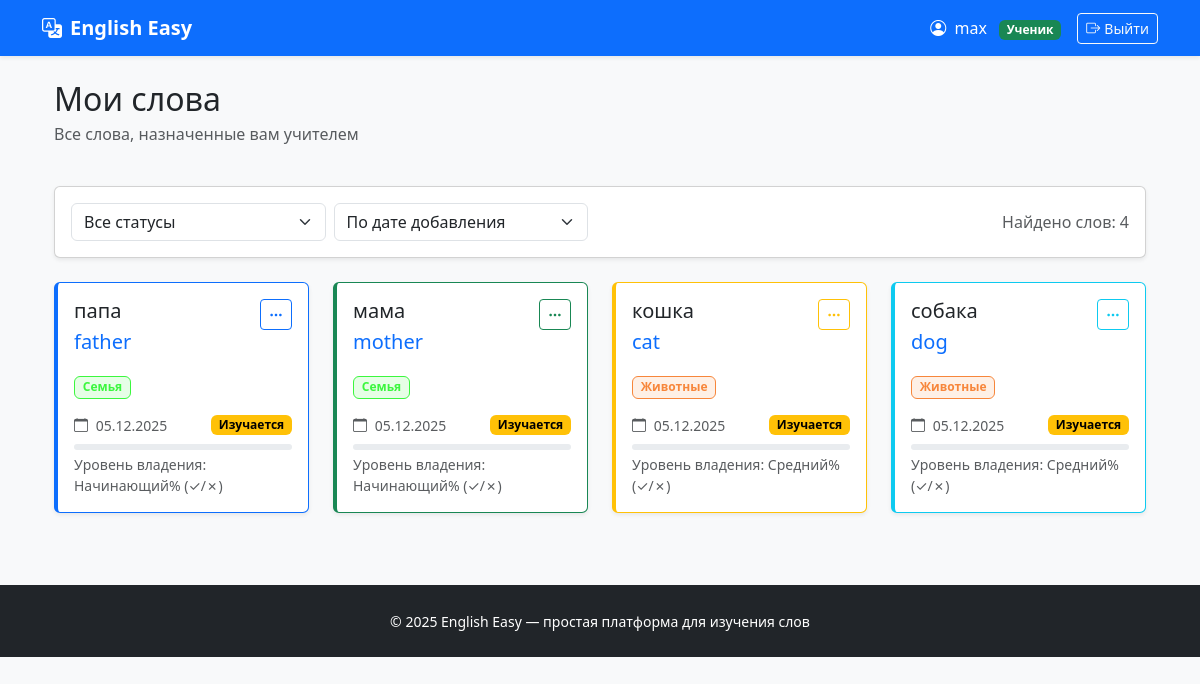
/vocabulary/student/words/ (signed in), run on the app's committed database.
### users/models.py (models this page shows, shortened)
class User(AbstractUser):
    ROLE_CHOICES = (
        ('teacher', 'Учитель'),
        ('student', 'Ученик'),
    )
    role = models.CharField(max_length=10, choices=ROLE_CHOICES, default='student')
    def is_teacher(self):
        return self.role == 'teacher'
    def is_student(self):
        return self.role == 'student'

### vocabulary/models.py (models this page shows, shortened)
class StudentWord(models.Model):
    STATUS_CHOICES = (
        ('new', 'Новое'),
        ('learning', 'Изучается'),
        ('review', 'Повторение'),
        ('completed', 'Изучено'),
    )
    student = models.ForeignKey(
        settings.AUTH_USER_MODEL,
        on_delete=models.CASCADE,
        related_name='assigned_words',
        limit_choices_to={'role': 'student'}
    )
    assigned_by = models.ForeignKey(
        settings.AUTH_USER_MODEL,
        on_delete=models.SET_NULL,
        null=True,
        blank=True,
        related_name='assigned_words_by_teacher',
        verbose_name="Назначено учителем"
    )
    word = models.ForeignKey('Word', on_delete=models.CASCADE)
    assigned_at = models.DateTimeField("Назначено", auto_now_add=True)
    status = models.CharField("Статус", max_length=10, choices=STATUS_CHOICES, default='new')
    times_seen = models.IntegerField("Показов слова", default=0)
    times_attempted = models.IntegerField("Попыток ответа", default=0)
    times_correct = models.IntegerField("Правильных ответов", default=0)
    times_wrong = models.IntegerField("Неправильных ответов", default=0)
    total_response_time = models.IntegerField("Общее время ответов (мс)", default=0)
    avg_response_time = models.FloatField("Среднее время ответа (мс)", default=0.0)
    current_streak = models.IntegerField("Текущая серия правильных", default=0)
    longest_streak = models.IntegerField("Лучшая серия правильных", default=0)
    last_correct_date = models.DateTimeField("Последний правильный ответ", null=True, blank=True)
    first_seen = models.DateTimeField("Первое знакомство", auto_now_add=True)
    last_interaction = models.DateTimeField("Последнее взаимодействие", auto_now=True)
    class Meta:
        unique_together = ('student', 'word')
        ordering = ['-assigned_at']
        verbose_name = "Назначенное слово"
        verbose_name_plural = "Назначенные слова"
    def get_accuracy_percentage(self):
        if self.times_attempted == 0:
            return 0
        return (self.times_correct / self.times_attempted) * 100
    def get_mastery_level(self):
        accuracy = self.get_accuracy_percentage()
        if self.times_attempted == 0:
            return "Не изучено"
        elif accuracy >= 90 and self.current_streak >= 5:
            return "Мастер"
        elif accuracy >= 80 and self.current_streak >= 3:
            return "Продвинутый"
        elif accuracy >= 70:
            return "Средний"
        elif accuracy >= 50:
            return "Начинающий"
        else:
            return "Новичок"

class Word(models.Model):
    russian = models.CharField("Русский", max_length=100)
    english = models.CharField("English", max_length=100)
    topic = models.ForeignKey(
        Topic,
        null=True,
        blank=True,
        on_delete=models.SET_NULL,
        related_name='words'
    )
    created_at = models.DateTimeField(auto_now_add=True)
    class Meta:
        unique_together = ('russian', 'english')
        ordering = ['russian']
        verbose_name = "Слово"
        verbose_name_plural = "Слова"

class Topic(models.Model):
    name = models.CharField("Название темы", max_length=100)
    color = models.CharField("Цвет (HEX)", max_length=7, default="#3B82F6")
    created_at = models.DateTimeField(auto_now_add=True)
    class Meta:
        ordering = ['name']
        verbose_name = "Тема"
        verbose_name_plural = "Темы"

### vocabulary/views.py (the view)
# urls.py: path('student/words/', views.student_words_list, name='student_words'),
@login_required
def student_words_list(request):
    if not request.user.is_student():
        return redirect('dashboard:home')
    words = StudentWord.objects.filter(student=request.user)
    status = request.GET.get('status')
    if status and status != 'all':
        words = words.filter(status=status)
    sort_by = request.GET.get('sort', 'date')
    if sort_by == 'alphabet':
        words = words.order_by('word__russian')
    elif sort_by == 'topic':
        words = words.order_by('word__topic__name')
    else:
        words = words.order_by('-assigned_at')
    return render(request, 'vocabulary/student_words.html', {'words': words})

### vocabulary/templates/vocabulary/student_words.html (shortened to what this page needs)
{% extends 'base.html' %}
{% block content %}
<div class="container-fluid">
    <div class="row mb-4">
        <div class="col">
            <h1 class="h2 mb-1">Мои слова</h1>
            <p class="text-muted">Все слова, назначенные вам учителем</p>
        </div>
    </div>
    <div class="card shadow-sm mb-4">
        <div class="card-body py-3">
            <div class="row align-items-center">
                <div class="col-md-6 mb-2 mb-md-0">
                    <form method="get" class="d-flex">
                        <select name="status" class="form-select me-2" onchange="this.form.submit()">
                            <option value="all" {% if not request.GET.status or request.GET.status == 'all' %}selected{% endif %}>Все статусы</option>
                        </select>
                        <select name="sort" class="form-select" onchange="this.form.submit()">
                            <option value="date" {% if request.GET.sort == 'date' %}selected{% endif %}>По дате добавления</option>
                        </select>
                    </form>
                </div>
                <div class="col-md-6 text-md-end">
                    <span class="text-muted">Найдено слов: {{ words.count }}</span>
                </div>
            </div>
        </div>
    </div>
    {% if words %}
        <div class="row" id="wordsList">
            {% for student_word in words %}
                <div class="col-md-6 col-lg-4 col-xl-3 mb-4">
                    <div class="card word-card border-{% cycle 'primary' 'success' 'warning' 'info' 'danger' as cardcolor %} shadow-sm h-100">
                        <div class="card-body">
                            <div class="d-flex justify-content-between align-items-start mb-3">
                                <div>
                                    <h5 class="card-title mb-1">{{ student_word.word.russian }}</h5>
                                    <p class="card-text text-primary fs-5">{{ student_word.word.english }}</p>
                                </div>
                                <div class="dropdown">
                                    <button class="btn btn-sm btn-outline-{{ cardcolor }}" type="button" data-bs-toggle="dropdown">
                                        <i class="bi bi-three-dots"></i>
                                    </button>
                                </div>
                            </div>
                            {% if student_word.word.topic %}
                                <span class="badge mb-3" style="background-color: {{ student_word.word.topic.color }}20; color: {{ student_word.word.topic.color }}; border: 1px solid {{ student_word.word.topic.color }}">
                                    {{ student_word.word.topic.name }}
                                </span>
                            {% endif %}
                            <div class="d-flex justify-content-between align-items-center mb-2">
                                <small class="text-muted">
                                    <i class="bi bi-calendar me-1"></i>
                                    {{ student_word.assigned_at|date:"d.m.Y" }}
                                </small>
                                <span class="badge bg-{{ student_word.status }}">
                                    {{ student_word.get_status_display }}
                                </span>
                            </div>
                            <div class="progress" style="height: 6px;">
                            </div>
                            <small class="text-muted d-block mt-1">
                                Уровень владения: {{ student_word.get_mastery_level }}%
                                ({{ student_word.correct_answers }}✓/{{ student_word.wrong_answers }}✗)
                            </small>
                        </div>
                    </div>
                </div>
            {% endfor %}
        </div>
    {% endif %}
</div>
{% endblock %}

### templates/base.html (shortened to what this page needs)
<!DOCTYPE html>
<html lang="ru">
<head>
    <link href="https://cdn.jsdelivr.net/npm/bootstrap@5.3.3/dist/css/bootstrap.min.css" rel="stylesheet">
    <link href="https://cdn.jsdelivr.net/npm/bootstrap-icons@1.11.0/font/bootstrap-icons.css" rel="stylesheet">
</head>
<body>
<nav class="navbar navbar-expand-lg navbar-dark bg-primary shadow-sm">
    <div class="container">
        <a class="navbar-brand fw-bold" href="{% url 'users:home' %}">
            <i class="bi bi-translate me-2"></i>English Easy
        </a>
        <div class="navbar-nav ms-auto align-items-center">
            {% if user.is_authenticated %}
                <span class="text-white me-3">
                    <i class="bi bi-person-circle me-1"></i>
                    {{ user.username }}
                    {% if user.is_teacher %}
                        <span class="badge bg-light text-dark ms-2">Учитель</span>
                    {% else %}
                        <span class="badge bg-success text-white ms-2">Ученик</span>
                    {% endif %}
                </span>
                <form method="post" action="{% url 'users:logout' %}" class="d-inline">
                    <button type="submit" class="btn btn-outline-light btn-sm">
                        <i class="bi bi-box-arrow-right me-1"></i>Выйти
                    </button>
                </form>
            {% else %}
                <a href="{% url 'users:home' %}#login" class="btn btn-outline-light btn-sm">
                    <i class="bi bi-box-arrow-in-right me-1"></i>Вход
                </a>
            {% endif %}
        </div>
    </div>
</nav>
<main class="container mt-4 mb-5">
    {% block content %}
    {% endblock %}
</main>
<footer class="bg-dark text-white py-4 mt-auto">
    <div class="container text-center">
        <small>© 2025 English Easy — простая платформа для изучения слов</small>
    </div>
</footer>
</body>
</html>

### templates/base.html (style rules this page uses)
body { background: #f8f9fa; }
.navbar-brand { font-weight: 800; }

### vocabulary/templates/vocabulary/student_words.html (style rules this page uses)
.word-card { transition: transform 0.2s, box-shadow 0.2s; border-left: 4px solid; }
.bg-learning { background-color: #ffc107; color: black; }

### data on the page
User: username "max"
StudentWord: word.russian "папа", word.english "father", word.topic.name "Семья", assigned_at "05.12.2025", status "Изучается", get_mastery_level "Начинающий"
StudentWord: word.russian "мама", word.english "mother", word.topic.name "Семья", assigned_at "05.12.2025", status "Изучается", get_mastery_level "Начинающий"
StudentWord: word.russian "кошка", word.english "cat", word.topic.name "Животные", assigned_at "05.12.2025", status "Изучается", get_mastery_level "Средний"
StudentWord: word.russian "собака", word.english "dog", word.topic.name "Животные", assigned_at "05.12.2025", status "Изучается", get_mastery_level "Средний"

### other printed values
{{ words.count }} "4"
